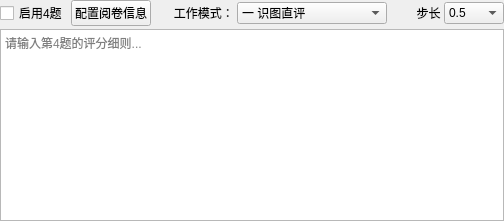
          <widget class="QWidget" name="tab_question4">
           <attribute name="title">
            <string>题目4</string>
           </attribute>
           <layout class="QVBoxLayout" name="verticalLayout_q4">
            <property name="spacing">
             <number>3</number>
            </property>
            <property name="leftMargin">
             <number>0</number>
            </property>
            <property name="topMargin">
             <number>0</number>
            </property>
            <property name="rightMargin">
             <number>0</number>
            </property>
            <property name="bottomMargin">
             <number>0</number>
            </property>
            <item>
             <layout class="QHBoxLayout" name="horizontalLayout_q4_header">
              <item>
               <widget class="QCheckBox" name="enableQuestion4">
                <property name="text">
                 <string>启用4题</string>
                </property>
               </widget>
              </item>
              <item>
               <widget class="QPushButton" name="configQuestion4">
                <property name="text">
                 <string>配置阅卷信息</string>
                </property>
               </widget>
              </item>
              <item>
               <widget class="QLabel" name="label_work_mode_4">
                <property name="sizePolicy">
                 <sizepolicy hsizetype="Fixed" vsizetype="Preferred">
                  <horstretch>0</horstretch>
                  <verstretch>0</verstretch>
                 </sizepolicy>
                </property>
                <property name="text">
                 <string>      工作模式：</string>
                </property>
               </widget>
              </item>
              <item>
               <widget class="QComboBox" name="work_mode_4">
                <property name="sizePolicy">
                 <sizepolicy hsizetype="Fixed" vsizetype="Fixed">
                  <horstretch>0</horstretch>
                  <verstretch>0</verstretch>
                 </sizepolicy>
                </property>
                <property name="minimumSize">
                 <size>
                                 <width>150</width>
                  <height>0</height>
                 </size>
                </property>
                <property name="toolTip">
                 <string>识图直评：AI看图直接评分；直评+推理：看图评分并开启推理；识评分离：AI1识别文字，AI2评分；分离+推理：识别不推理、评分开启推理；分离+双推理：识别与评分均开启推理</string>
                </property>
                <item>
                 <property name="text">
                                 <string>一 识图直评</string>
                 </property>
                </item>
                <item>
                 <property name="text">
                                 <string>二 直评+推理</string>
                 </property>
                </item>
                <item>
                 <property name="text">
                                 <string>三 识评分离</string>
                 </property>
                </item>
                <item>
                 <property name="text">
                                 <string>四 分离+单推理</string>
                 </property>
                </item>
                <item>
                 <property name="text">
                                 <string>五 分离+双推理</string>
                 </property>
                </item>
               </widget>
              </item>
              <item>
               <widget class="QLabel" name="label_step4">
                <property name="sizePolicy">
                 <sizepolicy hsizetype="Fixed" vsizetype="Preferred">
                  <horstretch>0</horstretch>
                  <verstretch>0</verstretch>
                 </sizepolicy>
                </property>
                <property name="text">
                 <string>        步长</string>
                </property>
               </widget>
              </item>
              <item>
               <widget class="QComboBox" name="score_rounding_step_4">
                <property name="sizePolicy">
                 <sizepolicy hsizetype="Fixed" vsizetype="Fixed">
                  <horstretch>0</horstretch>
                  <verstretch>0</verstretch>
                 </sizepolicy>
                </property>
                <property name="minimumSize">
                 <size>
                  <width>60</width>
                  <height>0</height>
                 </size>
                </property>
                <item>
                 <property name="text">
                  <string>0.5</string>
                 </property>
                </item>
                <item>
                 <property name="text">
                  <string>1</string>
                 </property>
                </item>
               </widget>
              </item>
             </layout>
            </item>
            <item>
             <widget class="QPlainTextEdit" name="StandardAnswer_text_4">
              <property name="placeholderText">
               <string>请输入第4题的评分细则...</string>
              </property>
             </widget>
            </item>
           </layout>
          </widget>
